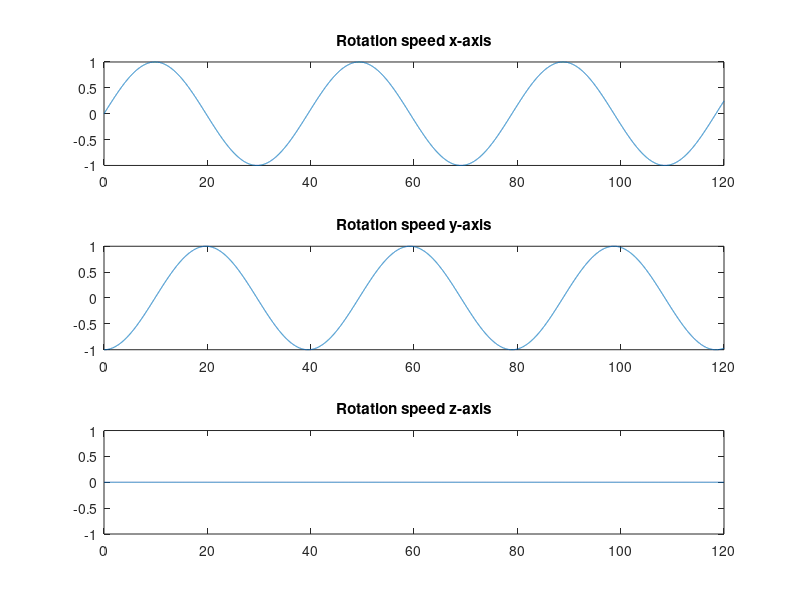
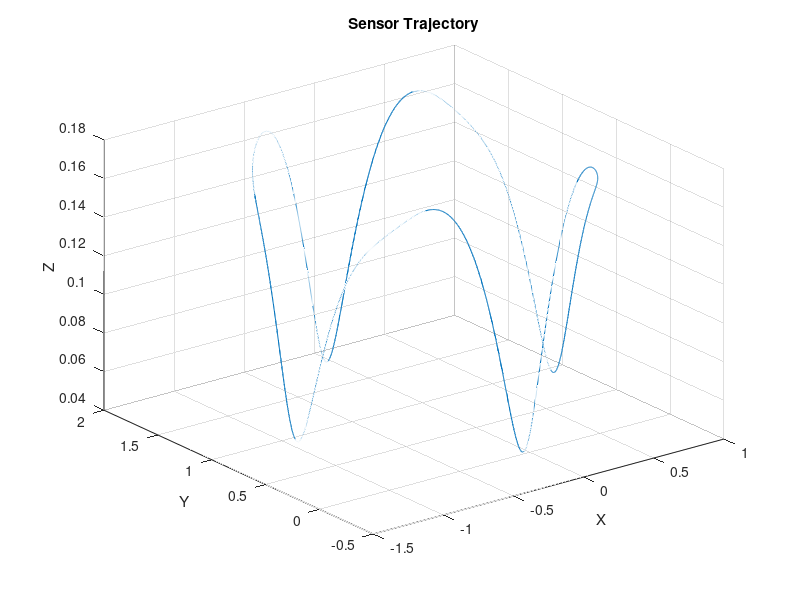

These figures' MATLAB source, in order:
%% Simulation parameters 
T = 120; % seconds, simulation time
step = 0.01; % seconds, stepsize 
nsteps = T/step+1;
t=0:step:T;
rs = 0.145; % m, radius of sphere
rx = 0.04119993; % m, measured radius when rotating around x 
ry = 0.05758807; % m, measured radius when rotating around y 
rz = 0.01860155; % m, measured radius when rotating around z 
% Input signal (angular velocity) 
wx = sin(t./(2*pi));
wy = -cos(t/(2*pi));
wz = zeros(1,nsteps);

%% Internal variables
x=zeros(1,nsteps);
y=zeros(1,nsteps);
z=zeros(1,nsteps);
yx=zeros(1,nsteps);
zx=zeros(1,nsteps);
xz=zeros(1,nsteps);
xy=zeros(1,nsteps);
zy=zeros(1,nsteps);
yz=zeros(1,nsteps);
alpha=zeros(3,nsteps);
for k = 2:1:nsteps
    % Get current phase in each rotation axis 
    alpha(1,k+1) = alpha(1,k) + wx(1,k)*step;
    alpha(2,k+1) = alpha(2,k) + wy(1,k)*step;
    alpha(3,k+1) = alpha(3,k) + wz(1,k)*step;
    % Rotation around x-axis:
    yx(1,k) = rs*alpha(1,k)-rx*sin(alpha(1,k));
    zx(1,k) = rs - rx*cos(alpha(1,k));
    % Rotation around y-axis:
    xy(1,k) = rs*alpha(2,k)-ry*sin(alpha(2,k));
    zy(1,k) = rs - ry*cos(alpha(2,k));
    % Rotation around z-axis:
    xz(1,k) = rz*sin(alpha(3,k));
    yz(1,k) = rz*cos(alpha(3,k));
    % Superposition
    x(1,k+1) = x(1,k) + xy(1,k) + xz(1,k) - xy(1,k-1) - xz(1,k-1);
    y(1,k+1) = y(1,k) + yx(1,k) + yz(1,k) - yx(1,k-1) - yz(1,k-1);
    z(1,k+1) = z(1,k) + zx(1,k) + zy(1,k) - zx(1,k-1) - zy(1,k-1);
end
x = x - rs;
y = y - rs;
z = z - rs;
x(1)=x(3);
x(2)=x(3);
y(1)=y(3);
y(2)=y(3);
z(1)=z(3);
z(2)=z(3);

%% Plot
figure(1)

subplot(3,1,1)
plot(t, wx)
title('Rotation speed x-axis')
subplot(3,1,2)
plot(t,wy)
title('Rotation speed y-axis')
subplot(3,1,3)
plot(t,wz)
title('Rotation speed z-axis')

figure(2)
plot3(x, y, z)
grid on
title('Sensor Trajectory')
xlabel('X')
ylabel('Y')
zlabel('Z')
